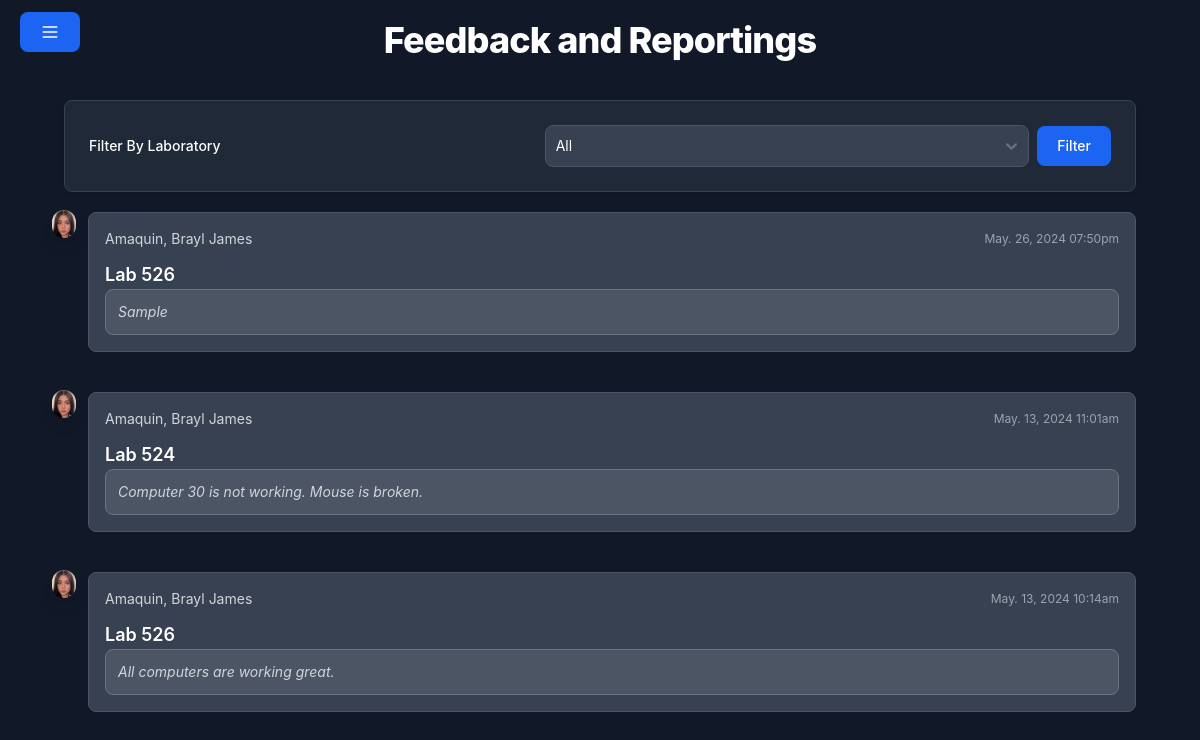
The app's page /view_feedback_reporting/index.php (signed in) with its own data.
### tables this page shows
CREATE TABLE `feedbacks` (
  `id` int(11) NOT NULL,
  `user_ID` int(11) NOT NULL,
  `title` varchar(100) NOT NULL,
  `message` varchar(255) NOT NULL,
  `datecreated` datetime NOT NULL DEFAULT current_timestamp()
);

CREATE TABLE `users` (
  `user_ID` int(11) NOT NULL,
  `idno` int(11) DEFAULT NULL,
  `firstname` varchar(80) NOT NULL,
  `middlename` varchar(80) NOT NULL,
  `lastname` varchar(80) NOT NULL,
  `age` int(11) NOT NULL,
  `yearlevel` int(11) DEFAULT NULL,
  `gender` varchar(50) NOT NULL,
  `contact` varchar(50) NOT NULL,
  `email` varchar(50) NOT NULL,
  `profilePath` varchar(255) DEFAULT NULL,
  `address` varchar(50) NOT NULL,
  `sessions` int(11) DEFAULT 30,
  `role` varchar(30) NOT NULL DEFAULT 'student',
  `password` varchar(80) NOT NULL
);

### view_feedback_reporting/index.php (the view, shortened to what this page needs)
<?php
    require_once '../config/dbconn.php';
    $reportings = array();
    $laboratory = isset($_GET["laboratory"])? $_GET["laboratory"] : "";
    $query = "SELECT a.id, a.datecreated, a.title, a.message, u.firstname, u.lastname
          FROM feedbacks a
          JOIN users u ON a.user_ID = u.user_ID
          WHERE a.title LIKE '%$laboratory%'
          ORDER BY a.datecreated DESC";
    $query_run = mysqli_query($conn,$query);
    if ($query_run) {
        while ($row = mysqli_fetch_assoc($query_run)) {
            $reportings[] = $row;
        }
    }
?>
<!DOCTYPE html>
<html lang="en">
<head>
    <link rel="stylesheet" href="../style.css">
    <link rel="stylesheet" href="../assets//css//flowbite.mini.css">
</head>
<body class="dark bg-gray-900">
    <?php include '../includes/header.php' ?>
    <div class="px-4 mt-5 mb-5">
        <h2 class="mb-4 text-center text-2xl m-auto font-extrabold leading-none tracking-tight text-gray-900 md:text-4xl dark:text-white">Feedback and Reportings</h2>
        <div class="max-w-full m-auto p-6" style="max-width:70rem;margin: auto;">
            <div class="mx-auto p-6 bg-white border border-gray-200 rounded-lg shadow dark:bg-gray-800 dark:border-gray-700 mb-5">
                <form class="flex items-center justify-center">
                    <label for="laboratory" class="block w-full text-sm font-medium text-gray-900 dark:text-white">Filter By Laboratory</label>
                    <select id="laboratory" name="laboratory" class="mr-2 bg-gray-50 border border-gray-300 text-gray-900 text-sm rounded-lg focus:ring-blue-500 focus:border-blue-500 block w-full p-2.5 dark:bg-gray-700 dark:border-gray-600 dark:placeholder-gray-400 dark:text-white dark:focus:ring-blue-500 dark:focus:border-blue-500">
                        <option value="" <?php if ($laboratory == '') echo 'selected'; ?>>All</option>
                    </select>
                    <button type="submit" class="text-white bg-blue-700 hover:bg-blue-800 focus:ring-4 focus:ring-blue-300 font-medium rounded-lg text-sm px-5 py-2.5  dark:bg-blue-600 dark:hover:bg-blue-700 focus:outline-none dark:focus:ring-blue-800">Filter</button>
                </form>
            </div>
            <ol class="relative border-gray-200 dark:border-gray-700">
                <?php foreach($reportings as $reporting): ?>
                    <li class="mb-10 ms-6">
                            <span class="absolute flex items-center justify-center w-6 h-6 bg-blue-100 rounded-full -start-3 ring-8 ring-white dark:ring-gray-900 dark:bg-blue-900">
                                <img class="rounded-full shadow-lg" src="/sitin//assets//images//mikha.png" />
                            </span>
                            <div class="p-4 bg-white border border-gray-200 rounded-lg shadow-sm dark:bg-gray-700 dark:border-gray-600">
                                <div class="items-center justify-between mb-3 sm:flex">
                                    <time class="mb-1 text-xs font-normal text-gray-400 sm:order-last sm:mb-0"><?= date('M. d, Y h:ia', strtotime($reporting['datecreated']))?></time>
                                    <div class="text-sm font-normal text-gray-500 lex dark:text-gray-300"><?= $reporting['lastname'] . ', ' . $reporting['firstname']?></div>
                                </div>
                                <p class="font-semibold text-lg text-gray-900 dark:text-white">Lab <?= $reporting['title']?></p>
                                <div class="p-3 text-sm italic font-normal text-gray-500 border border-gray-200 rounded-lg bg-gray-50 dark:bg-gray-600 dark:border-gray-500 dark:text-gray-300">
                                    <?= $reporting['message']?>
                                </div>
                            </div>
                        </li>
                <?php endforeach; ?>
            </ol>
        </div>
    </div>
</body>
</html>

### includes/header.php (shortened to what this page needs)
<header>
    <div class="fixed top-3 left-5" style="z-index: 39;">
        <button class="text-white bg-blue-700 hover:bg-blue-800 focus:ring-4 focus:ring-blue-300 font-medium rounded-lg text-sm px-5 py-2.5 dark:bg-blue-600 dark:hover:bg-blue-700 focus:outline-none dark:focus:ring-blue-800" type="button" data-drawer-target="drawer-navigation" data-drawer-show="drawer-navigation" aria-controls="drawer-navigation">
        </button>
    </div>
</header>

### style.css (style rules this page uses)
html, :host { line-height: 1.5; -webkit-text-size-adjust: 100%; -moz-tab-size: 4; -o-tab-size: 4; tab-size: 4; font-family: ui-sans-serif, system-ui, sans-serif, "Apple Color Emoji", "Segoe UI Emoji", "Segoe UI Symbol", "Noto Color Emoji"; font-feature-settings: normal; font-variation-settings: normal; -webkit-tap-highlight-color: transparent; }
body { margin: 0; line-height: inherit; }
h1, h2, h3, h4, h5, h6 { font-size: inherit; font-weight: inherit; }
button, input, optgroup, select, textarea { font-family: inherit; font-feature-settings: inherit; font-variation-settings: inherit; font-size: 100%; font-weight: inherit; line-height: inherit; letter-spacing: inherit; color: inherit; margin: 0; padding: 0; }
button, select { text-transform: none; }
button, input:where([type='button']), input:where([type='reset']), input:where([type='submit']) { -webkit-appearance: button; background-color: transparent; background-image: none; }
blockquote, dl, dd, h1, h2, h3, h4, h5, h6, hr, figure, p, pre { margin: 0; }
ol, ul, menu { list-style: none; margin: 0; padding: 0; }
button, [role="button"] { cursor: pointer; }
img, svg, video, canvas, audio, iframe, embed, object { display: block; vertical-align: middle; }
img, video { max-width: 100%; height: auto; }

### records on screen
feedbacks: datecreated "May. 26, 2024 07:50pm", user_ID.lastname "Amaquin", user_ID.firstname "Brayl James", title "526", message "Sample"
feedbacks: datecreated "May. 13, 2024 11:01am", user_ID.lastname "Amaquin", user_ID.firstname "Brayl James", title "524", message "Computer 30 is not working. Mouse is broken."
feedbacks: datecreated "May. 13, 2024 10:14am", user_ID.lastname "Amaquin", user_ID.firstname "Brayl James", title "526", message "All computers are working great."
